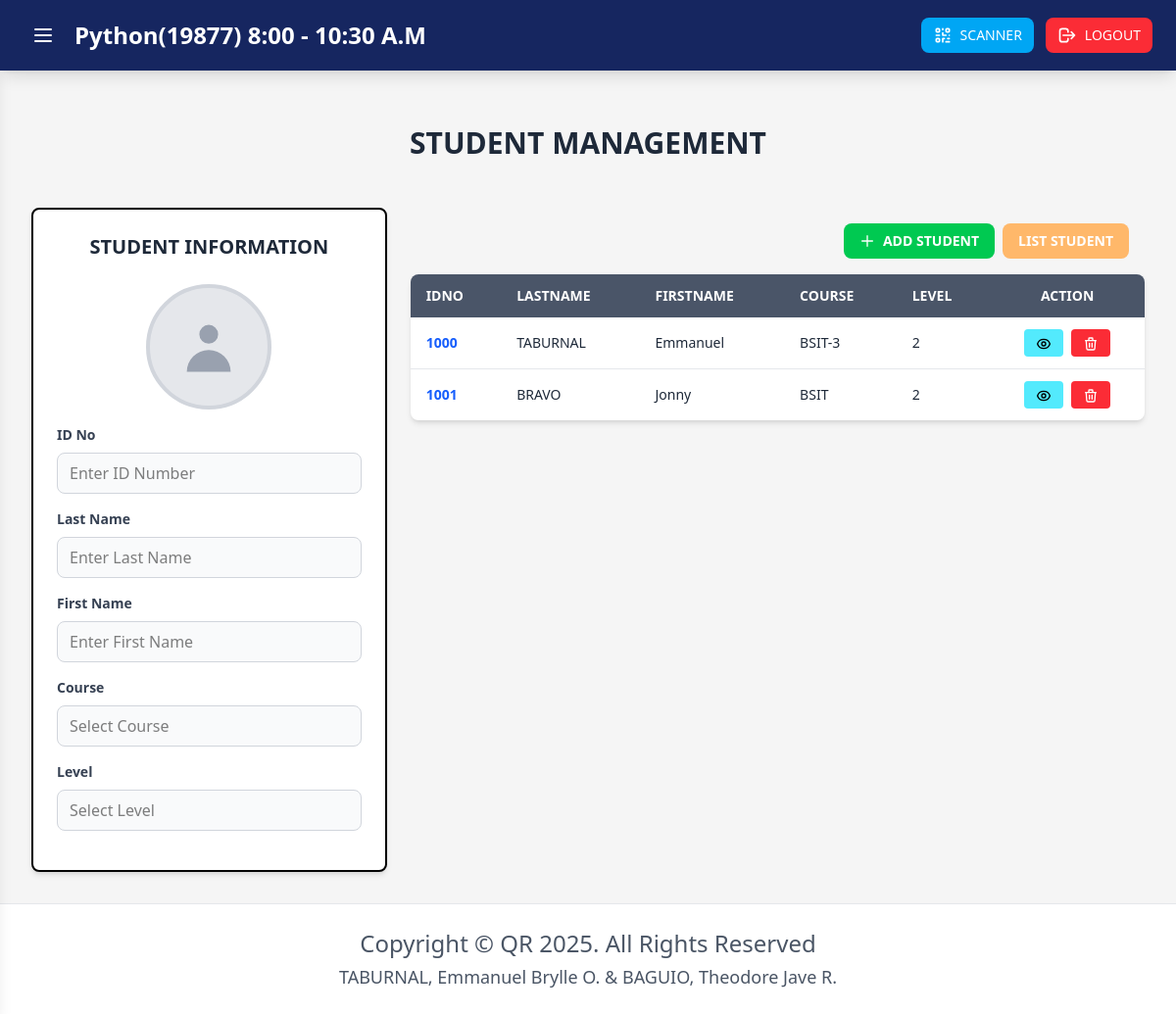
Page /student-management (signed in) on the earlier database version.
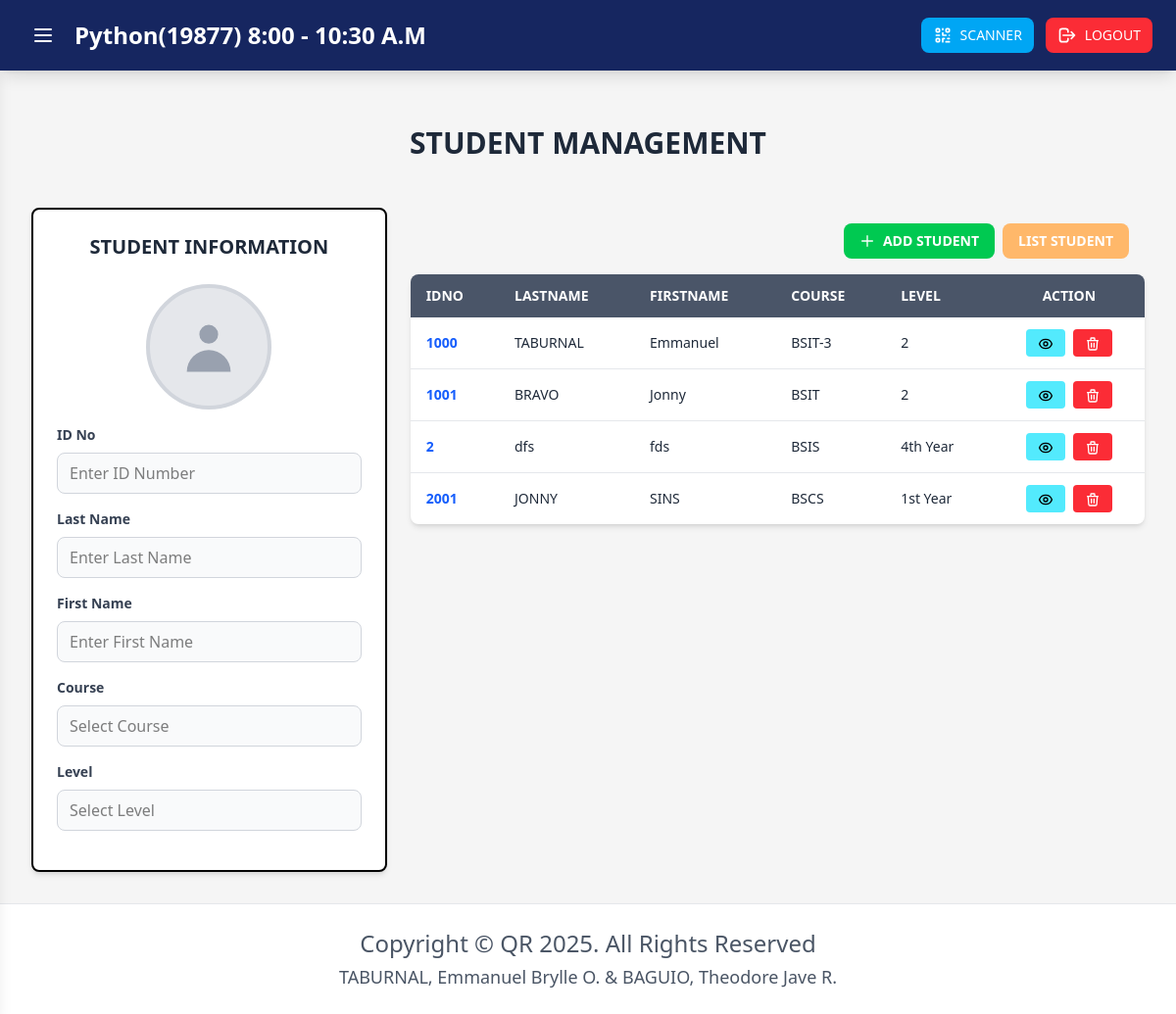
Same page on the later database version.
### tables this page shows
CREATE TABLE student_account(
id INTEGER PRIMARY KEY AUTOINCREMENT,
idno VARCHAR(10) UNIQUE NOT NULL,
Lastname VARCHAR(50) NOT NULL,
Firstname VARCHAR(50) NOT NULL,
course VARCHAR(10) NOT NULL,
level VARCHAR(5) NOT NULL, 
image VARCHAR(25));

### app.py (the view)
@app.route('/student-management')
@login_required
def student_management():
    students = db_helper.get_all()
    return render_template('dashboard/Student_mngt.html', students=students)

### app.py (called while the page is built)
def login_required(f):
    @wraps(f)
    def decorated_function(*args, **kwargs):
        if 'user_id' not in session:
            flash('Please login to access this page', 'error')
            return redirect(url_for('login'))
        return f(*args, **kwargs)
    return decorated_function

### db_helper.py (called while the page is built)
def getprocessor():
    conn = connect(database)
    conn.row_factory = Row
    return conn

def get_all():
    conn = getprocessor()
    cursor = conn.cursor()
    cursor.execute("SELECT * FROM student_account")
    rows = cursor.fetchall()
    conn.close()
    return rows

### templates/dashboard/Student_mngt.html (shortened to what this page needs)
{% extends "dashboard/dashboard.html" %}
{% block StudentManagementContent %}
<main class="flex-1 overflow-y-auto p-3 sm:p-4 md:p-6 lg:p-8 w-full">
    <div class="max-w-7xl mx-auto">
        <div class="p-4 sm:p-6 mb-4 sm:mb-6">
            <h2 class="text-xl sm:text-2xl md:text-3xl font-bold text-gray-800 text-center">STUDENT MANAGEMENT</h2>
        </div>
        <div class="grid grid-cols-1 lg:grid-cols-3 gap-4 sm:gap-6">
            <div class="lg:col-span-1">
                <div class="bg-white divide-gray-400 border-2 rounded-lg shadow-md p-4 sm:p-6">
                    <h3 class="text-lg sm:text-xl font-bold text-gray-800 text-center mb-4 sm:mb-6">STUDENT
                        INFORMATION</h3>
                    <form id="studentViewForm" class="space-y-3 sm:space-y-4">
                        <div class="flex flex-col items-center mb-4">
                            <div id="imagePreview"
                                class="w-24 h-24 sm:w-32 sm:h-32 rounded-full bg-gray-200 flex items-center justify-center overflow-hidden border-4 border-gray-300">
                                <svg id="imagePlaceholder" class="w-12 h-12 sm:w-16 sm:h-16 text-gray-400"
                                    fill="currentColor" viewBox="0 0 20 20">
                                    <path fill-rule="evenodd" d="M10 9a3 3 0 100-6 3 3 0 000 6zm-7 9a7 7 0 1114 0H3z"
                                        clip-rule="evenodd" />
                                </svg>
                            </div>
                        </div>
                        <div>
                            <label class="block text-xs sm:text-sm font-semibold text-gray-700 mb-2">ID No</label>
                            <input type="text" id="idNo" placeholder="Enter ID Number" readonly
                                class="w-full px-3 py-2 text-sm sm:text-base border border-gray-300 rounded-lg bg-gray-50 cursor-not-allowed">
                        </div>
                        <div>
                            <label class="block text-xs sm:text-sm font-semibold text-gray-700 mb-2">Last Name</label>
                            <input type="text" id="lastName" placeholder="Enter Last Name" readonly
                                class="w-full px-3 py-2 text-sm sm:text-base border border-gray-300 rounded-lg bg-gray-50 cursor-not-allowed">
                        </div>
                        <div>
                            <label class="block text-xs sm:text-sm font-semibold text-gray-700 mb-2">First Name</label>
                            <input type="text" id="firstName" placeholder="Enter First Name" readonly
                                class="w-full px-3 py-2 text-sm sm:text-base border border-gray-300 rounded-lg bg-gray-50 cursor-not-allowed">
                        </div>
                        <div>
                            <label class="block text-xs sm:text-sm font-semibold text-gray-700 mb-2">Course</label>
                            <input type="text" id="course" placeholder="Select Course" readonly
                                class="w-full px-3 py-2 text-sm sm:text-base border border-gray-300 rounded-lg bg-gray-50 cursor-not-allowed">
                        </div>
                        <div>
                            <label class="block text-xs sm:text-sm font-semibold text-gray-700 mb-2">Level</label>
                            <input type="text" id="level" placeholder="Select Level" readonly
                                class="w-full px-3 py-2 text-sm sm:text-base border border-gray-300 rounded-lg bg-gray-50 cursor-not-allowed">
                        </div>
                    </form>
                </div>
            </div>
            <div class="lg:col-span-2">
                <div>
                    <div class="p-3 sm:p-4 flex justify-end">
                        <button onclick="window.location.href='{{ url_for('student') }}'"
                            class="bg-green-500 hover:bg-green-600 text-white font-bold py-2 px-4 rounded-lg transition text-xs sm:text-sm flex items-center gap-2">
                            <svg class="w-4 h-4" fill="none" stroke="currentColor" viewBox="0 0 24 24">
                                <path stroke-linecap="round" stroke-linejoin="round" stroke-width="2"
                                    d="M12 4v16m8-8H4" />
                            </svg>
                            ADD STUDENT
                        </button>
                        <button
                            class="bg-orange-300 hover:bg-orange-400 text-white font-bold py-2 px-4 rounded-lg transition text-xs sm:text-sm flex items-center gap-2 ml-2">
                            LIST STUDENT
                        </button>
                    </div>
                    <div class="bg-white rounded-lg shadow-md overflow-hidden">
                        <div class="overflow-x-auto">
                            <table class="w-full min-w-[600px]">
                                <thead class="bg-[#4a5568] text-white">
                                    <tr>
                                        <th class="px-3 sm:px-4 py-3 text-left text-xs sm:text-sm font-semibold">IDNO
                                        </th>
                                        <th class="px-3 sm:px-4 py-3 text-left text-xs sm:text-sm font-semibold">
                                            LASTNAME</th>
                                        <th class="px-3 sm:px-4 py-3 text-left text-xs sm:text-sm font-semibold">
                                            FIRSTNAME</th>
                                        <th class="px-3 sm:px-4 py-3 text-left text-xs sm:text-sm font-semibold">COURSE
                                        </th>
                                        <th class="px-3 sm:px-4 py-3 text-left text-xs sm:text-sm font-semibold">LEVEL
                                        </th>
                                        <th class="px-3 sm:px-4 py-3 text-center text-xs sm:text-sm font-semibold">
                                            ACTION</th>
                                    </tr>
                                </thead>
                                <tbody id="studentTableBody" class="divide-y divide-gray-200">
                                    {% if students %}
                                    {% for student in students %}
                                    <tr class="hover:bg-gray-50">
                                        <td class="px-3 sm:px-4 py-3 text-xs sm:text-sm text-blue-600 font-semibold">
                                            {{ student.idno }}
                                        </td>
                                        <td class="px-3 sm:px-4 py-3 text-xs sm:text-sm text-gray-800">
                                            {{ student.Lastname }}
                                        </td>
                                        <td class="px-3 sm:px-4 py-3 text-xs sm:text-sm text-gray-800">
                                            {{ student.Firstname }}
                                        </td>
                                        <td class="px-3 sm:px-4 py-3 text-xs sm:text-sm text-gray-800">
                                            {{ student.course }}
                                        </td>
                                        <td class="px-3 sm:px-4 py-3 text-xs sm:text-sm text-gray-800">
                                            {{ student.level }}
                                        </td>
                                        <td class="px-3 sm:px-4 py-3">
                                            <div class="flex justify-center gap-1 sm:gap-2">
                                                <button onclick="viewStudentInForm('{{ student.idno }}')"
                                                    class="bg-cyan-300 hover:bg-cyan-400 text-black px-2 sm:px-3 py-1 rounded text-xs sm:text-sm font-medium transition"
                                                    title="View Student">
                                                </button>
                                                <button
                                                    onclick="deleteStudent('{{ student.idno }}', '{{ student.Firstname }} {{ student.Lastname }}')"
                                                    class="bg-red-500 hover:bg-red-600 text-white px-2 sm:px-3 py-1 rounded text-xs sm:text-sm font-medium transition"
                                                    title="Delete Student">
                                                    <svg class="w-4 h-4 inline" fill="none" stroke="currentColor"
                                                        viewBox="0 0 24 24">
                                                        <path stroke-linecap="round" stroke-linejoin="round"
                                                            stroke-width="2"
                                                            d="M19 7l-.867 12.142A2 2 0 0116.138 21H7.862a2 2 0 01-1.995-1.858L5 7m5 4v6m4-6v6m1-10V4a1 1 0 00-1-1h-4a1 1 0 00-1 1v3M4 7h16" />
                                                    </svg>
                                                </button>
                                            </div>
                                        </td>
                                    </tr>
                                    {% endfor %}
                                    {% else %}
                                    <tr>
                                        <td colspan="6" class="px-4 py-8 text-center text-gray-500">
                                            No students found. Add a student to get started.
                                        </td>
                                    </tr>
                                    {% endif %}
                                </tbody>
                            </table>
                        </div>
                    </div>
                </div>
            </div>
        </div>
    </div>
</main>
{% endblock %}

### templates/dashboard/dashboard.html (shortened to what this page needs)
<!doctype html>
<html class="h-full">
<head>
    <link rel="stylesheet" href="{{ url_for('static', filename='css/output.css') }}">
</head>
<body class="bg-[#f5f5f5] min-h-screen flex flex-col">
    <header class="bg-[#162660] shadow-lg sticky top-0 w-full z-50">
        <div class="flex justify-between items-center py-3 px-3 sm:py-4 sm:px-6">
            <div class="flex items-center gap-2 sm:gap-3 flex-1 min-w-0">
                <button id="menuBtn" class="text-white hover:bg-blue-800 p-2 rounded-lg shrink-0 transition">
                    <svg class="w-5 h-5 sm:w-6 sm:h-6" fill="none" stroke="currentColor" viewBox="0 0 24 24">
                        <path stroke-linecap="round" stroke-linejoin="round" stroke-width="2"
                            d="M4 6h16M4 12h16M4 18h16" />
                    </svg>
                </button>
                <h1 class="text-sm sm:text-lg md:text-2xl font-bold text-white truncate">
                    Python(19877) 8:00 - 10:30 A.M
                </h1>
            </div>
            <div class="flex gap-2 sm:gap-3">
                <button type="button" onclick="window.location.href=''"
                    class="rounded-lg bg-sky-500 hover:bg-sky-600 text-white px-3 py-2 text-xs sm:text-sm font-medium flex items-center gap-1 sm:gap-2 transition">
                    <span class="hidden sm:inline">SCANNER</span>
                </button>
                <button type="button" onclick="window.location.href='/logout'"
                    class="rounded-lg bg-red-500 hover:bg-red-600 text-white px-3 py-2 text-xs sm:text-sm font-medium flex items-center gap-1 sm:gap-2 transition">
                    <svg class="w-4 h-4 sm:w-5 sm:h-5" fill="none" stroke="currentColor" viewBox="0 0 24 24">
                        <path stroke-linecap="round" stroke-linejoin="round" stroke-width="2"
                            d="M17 16l4-4m0 0l-4-4m4 4H7m6 4v1a3 3 0 01-3 3H6a3 3 0 01-3-3V7a3 3 0 013-3h4a3 3 0 013 3v1" />
                    </svg>
                    <span class="hidden sm:inline">LOGOUT</span>
                </button>
            </div>
        </div>
    </header>
    <div class="flex flex-1 overflow-hidden relative">
        <div class="flex-1 overflow-y-auto">
            {% block StudentManagementContent %}{% endblock %}
        </div>
    </div>
    <footer class="bg-white shadow-lg border-t border-gray-200 mt-auto py-4 sm:py-6">
        <div class="text-center text-base sm:text-lg lg:text-2xl text-gray-600 font-medium px-4">
            <p class="mb-1">Copyright &copy; QR 2025. All Rights Reserved</p>
            <p class="text-sm sm:text-base lg:text-lg">TABURNAL, Emmanuel Brylle O. & BAGUIO, Theodore Jave R.</p>
        </div>
    </footer>
</body>
</html>

Differences in the rows shown:
added student_account: idno "2", Lastname "dfs", Firstname "fds", course "BSIS", level "4th Year"
added student_account: idno "2001", Lastname "JONNY", Firstname "SINS", course "BSCS", level "1st Year"
